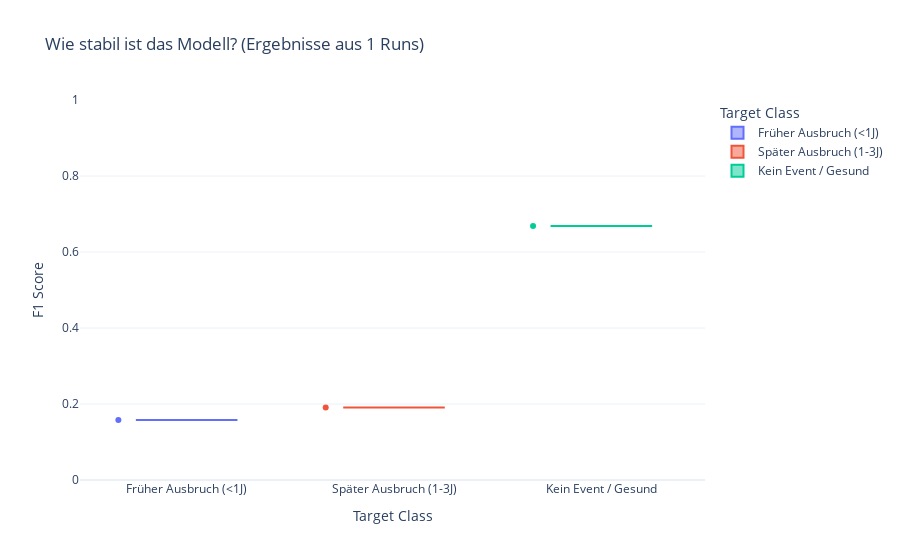

The code cell stored with this chart in its notebook:
### Code cell
# 4. Visualisierung der Robustness
# Boxplot zeigt die Streuung der Performance über die 30 Runs

# Melt transformiert die Daten für Plotly (Wide -> Long Format)
df_melt = df_results.melt(
    id_vars=['run_id'], 
    value_vars=['f1_class_0_early', 'f1_class_1_late', 'f1_class_2_healthy'],
    var_name='Target Class', 
    value_name='F1 Score'
)

# Namen verschönern
df_melt['Target Class'] = df_melt['Target Class'].replace({
    'f1_class_0_early': 'Früher Ausbruch (<1J)',
    'f1_class_1_late': 'Später Ausbruch (1-3J)', 
    'f1_class_2_healthy': 'Kein Event / Gesund'
})

fig = px.box(
    df_melt, 
    x="Target Class", 
    y="F1 Score", 
    color="Target Class",
    points="all", # Zeigt alle einzelnen Punkte (Runs)
    title=f"Wie stabil ist das Modell? (Ergebnisse aus {N_LOOPS} Runs)",
    template="plotly_white"
)

fig.update_layout(yaxis_range=[0, 1]) # F1 ist immer zwischen 0 und 1

# Als Bild speichern (Statisch für Report)
fig.write_image(os.path.join(RESULTS_DIR, "robustness_boxplot.png"))

fig.show()

### Figure 1 — Plotly figure (JSON) as saved in the notebook; plotly's stock layout.template omitted (floating-point values rounded to 4 significant figures)
{"data": [{"alignmentgroup": "True", "boxpoints": "all", "hovertemplate": "Target Class=%{x}<br>F1 Score=%{y}<extra></extra>", "legendgroup": "Früher Ausbruch (<1J)", "marker": {"color": "#636efa"}, "name": "Früher Ausbruch (<1J)", "notched": false, "offsetgroup": "Früher Ausbruch (<1J)", "orientation": "v", "showlegend": true, "type": "box", "x": ["Früher Ausbruch (<1J)"], "x0": " ", "xaxis": "x", "y": [0.1581], "y0": " ", "yaxis": "y"}, {"alignmentgroup": "True", "boxpoints": "all", "hovertemplate": "Target Class=%{x}<br>F1 Score=%{y}<extra></extra>", "legendgroup": "Später Ausbruch (1-3J)", "marker": {"color": "#EF553B"}, "name": "Später Ausbruch (1-3J)", "notched": false, "offsetgroup": "Später Ausbruch (1-3J)", "orientation": "v", "showlegend": true, "type": "box", "x": ["Später Ausbruch (1-3J)"], "x0": " ", "xaxis": "x", "y": [0.1911], "y0": " ", "yaxis": "y"}, {"alignmentgroup": "True", "boxpoints": "all", "hovertemplate": "Target Class=%{x}<br>F1 Score=%{y}<extra></extra>", "legendgroup": "Kein Event / Gesund", "marker": {"color": "#00cc96"}, "name": "Kein Event / Gesund", "notched": false, "offsetgroup": "Kein Event / Gesund", "orientation": "v", "showlegend": true, "type": "box", "x": ["Kein Event / Gesund"], "x0": " ", "xaxis": "x", "y": [0.6681], "y0": " ", "yaxis": "y"}], "layout": {"boxmode": "overlay", "legend": {"title": {"text": "Target Class"}, "tracegroupgap": 0}, "title": {"text": "Wie stabil ist das Modell? (Ergebnisse aus 1 Runs)"}, "xaxis": {"anchor": "y", "categoryarray": ["Früher Ausbruch (<1J)", "Später Ausbruch (1-3J)", "Kein Event / Gesund"], "categoryorder": "array", "domain": [0, 1], "title": {"text": "Target Class"}}, "yaxis": {"anchor": "x", "domain": [0, 1], "range": [0, 1], "title": {"text": "F1 Score"}}}}
